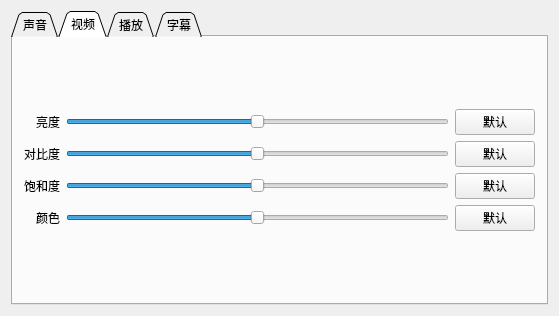
<?xml version="1.0" encoding="UTF-8"?>
<ui version="4.0">
 <class>VideoCtrl</class>
 <widget class="QWidget" name="VideoCtrl">
  <property name="geometry">
   <rect>
    <x>0</x>
    <y>0</y>
    <width>559</width>
    <height>316</height>
   </rect>
  </property>
  <property name="windowTitle">
   <string>控制窗口</string>
  </property>
  <layout class="QGridLayout" name="gridLayout_4">
   <item row="0" column="0">
    <layout class="QGridLayout" name="gridLayout">
     <item row="0" column="0">
      <widget class="QTabWidget" name="tabWidget">
       <property name="tabPosition">
        <enum>QTabWidget::North</enum>
       </property>
       <property name="tabShape">
        <enum>QTabWidget::Triangular</enum>
       </property>
       <property name="currentIndex">
        <number>1</number>
       </property>
       <property name="iconSize">
        <size>
         <width>20</width>
         <height>20</height>
        </size>
       </property>
       <property name="elideMode">
        <enum>Qt::ElideLeft</enum>
       </property>
       <property name="documentMode">
        <bool>false</bool>
       </property>
       <widget class="QWidget" name="tabSound">
        <attribute name="title">
         <string>声音</string>
        </attribute>
        <layout class="QHBoxLayout" name="horizontalLayout_2">
         <item>
          <layout class="QHBoxLayout" name="horizontalLayout">
           <item>
            <layout class="QVBoxLayout" name="verticalLayout_1">
             <item alignment="Qt::AlignHCenter">
              <widget class="QLabel" name="labelLeftVolum">
               <property name="maximumSize">
                <size>
                 <width>100</width>
                 <height>16777215</height>
                </size>
               </property>
               <property name="font">
                <font>
                 <pointsize>15</pointsize>
                </font>
               </property>
               <property name="text">
                <string>左声道</string>
               </property>
               <property name="textFormat">
                <enum>Qt::AutoText</enum>
               </property>
              </widget>
             </item>
             <item alignment="Qt::AlignHCenter">
              <widget class="QSlider" name="sliderLeftVolum">
               <property name="sizePolicy">
                <sizepolicy hsizetype="Fixed" vsizetype="Expanding">
                 <horstretch>0</horstretch>
                 <verstretch>0</verstretch>
                </sizepolicy>
               </property>
               <property name="maximumSize">
                <size>
                 <width>30</width>
                 <height>16777215</height>
                </size>
               </property>
               <property name="maximum">
                <number>100</number>
               </property>
               <property name="value">
                <number>50</number>
               </property>
               <property name="orientation">
                <enum>Qt::Vertical</enum>
               </property>
              </widget>
             </item>
            </layout>
           </item>
           <item>
            <layout class="QVBoxLayout" name="verticalLayout_2">
             <item alignment="Qt::AlignHCenter">
              <widget class="QLabel" name="labelRightVolum">
               <property name="maximumSize">
                <size>
                 <width>100</width>
                 <height>16777215</height>
                </size>
               </property>
               <property name="font">
                <font>
                 <pointsize>15</pointsize>
                </font>
               </property>
               <property name="text">
                <string>右声道</string>
               </property>
              </widget>
             </item>
             <item alignment="Qt::AlignHCenter">
              <widget class="QSlider" name="sliderRightVolum">
               <property name="sizePolicy">
                <sizepolicy hsizetype="Fixed" vsizetype="Expanding">
                 <horstretch>0</horstretch>
                 <verstretch>0</verstretch>
                </sizepolicy>
               </property>
               <property name="maximumSize">
                <size>
                 <width>30</width>
                 <height>16777215</height>
                </size>
               </property>
               <property name="maximum">
                <number>100</number>
               </property>
               <property name="value">
                <number>50</number>
               </property>
               <property name="orientation">
                <enum>Qt::Vertical</enum>
               </property>
              </widget>
             </item>
            </layout>
           </item>
           <item>
            <layout class="QVBoxLayout" name="verticalLayout_5">
             <item alignment="Qt::AlignHCenter">
              <widget class="QLabel" name="labelTotalVolum">
               <property name="maximumSize">
                <size>
                 <width>100</width>
                 <height>16777215</height>
                </size>
               </property>
               <property name="font">
                <font>
                 <pointsize>15</pointsize>
                </font>
               </property>
               <property name="text">
                <string>总音量</string>
               </property>
              </widget>
             </item>
             <item alignment="Qt::AlignHCenter">
              <widget class="QSlider" name="sliderTotalVolum">
               <property name="sizePolicy">
                <sizepolicy hsizetype="Fixed" vsizetype="Expanding">
                 <horstretch>0</horstretch>
                 <verstretch>0</verstretch>
                </sizepolicy>
               </property>
               <property name="maximumSize">
                <size>
                 <width>30</width>
                 <height>16777215</height>
                </size>
               </property>
               <property name="maximum">
                <number>100</number>
               </property>
               <property name="value">
                <number>50</number>
               </property>
               <property name="orientation">
                <enum>Qt::Vertical</enum>
               </property>
              </widget>
             </item>
            </layout>
           </item>
          </layout>
         </item>
        </layout>
       </widget>
       <widget class="QWidget" name="tabVideo">
        <attribute name="title">
         <string>视频</string>
        </attribute>
        <layout class="QGridLayout" name="gridLayout_3">
         <item row="0" column="0">
          <layout class="QGridLayout" name="gridLayout_2">
           <property name="sizeConstraint">
            <enum>QLayout::SetFixedSize</enum>
           </property>
           <item row="0" column="0" alignment="Qt::AlignRight">
            <widget class="QLabel" name="labelBrightness">
             <property name="text">
              <string>亮度</string>
             </property>
            </widget>
           </item>
           <item row="3" column="0" alignment="Qt::AlignRight">
            <widget class="QLabel" name="labelColor">
             <property name="text">
              <string>颜色</string>
             </property>
            </widget>
           </item>
           <item row="0" column="1">
            <widget class="QSlider" name="sliderBrightness">
             <property name="maximum">
              <number>100</number>
             </property>
             <property name="value">
              <number>50</number>
             </property>
             <property name="orientation">
              <enum>Qt::Horizontal</enum>
             </property>
            </widget>
           </item>
           <item row="0" column="2">
            <widget class="QPushButton" name="pushButtonDefaultBrightness">
             <property name="text">
              <string>默认</string>
             </property>
            </widget>
           </item>
           <item row="1" column="2">
            <widget class="QPushButton" name="pushButtonDefaultContrast">
             <property name="text">
              <string>默认</string>
             </property>
            </widget>
           </item>
           <item row="3" column="2">
            <widget class="QPushButton" name="pushButtonDefaultColor">
             <property name="text">
              <string>默认</string>
             </property>
            </widget>
           </item>
           <item row="2" column="1">
            <widget class="QSlider" name="slideSaturation">
             <property name="maximum">
              <number>100</number>
             </property>
             <property name="value">
              <number>50</number>
             </property>
             <property name="orientation">
              <enum>Qt::Horizontal</enum>
             </property>
            </widget>
           </item>
           <item row="3" column="1">
            <widget class="QSlider" name="sliderColor">
             <property name="maximumSize">
              <size>
               <width>16777215</width>
               <height>16777215</height>
              </size>
             </property>
             <property name="maximum">
              <number>100</number>
             </property>
             <property name="value">
              <number>50</number>
             </property>
             <property name="orientation">
              <enum>Qt::Horizontal</enum>
             </property>
            </widget>
           </item>
           <item row="1" column="0" alignment="Qt::AlignRight">
            <widget class="QLabel" name="labelContrast">
             <property name="text">
              <string>对比度</string>
             </property>
            </widget>
           </item>
           <item row="1" column="1">
            <widget class="QSlider" name="sliderContrast">
             <property name="maximum">
              <number>100</number>
             </property>
             <property name="value">
              <number>50</number>
             </property>
             <property name="orientation">
              <enum>Qt::Horizontal</enum>
             </property>
            </widget>
           </item>
           <item row="2" column="0" alignment="Qt::AlignRight">
            <widget class="QLabel" name="labelSaturation">
             <property name="text">
              <string>饱和度</string>
             </property>
            </widget>
           </item>
           <item row="2" column="2">
            <widget class="QPushButton" name="pushButtonDefaultSaturation">
             <property name="text">
              <string>默认</string>
             </property>
            </widget>
           </item>
          </layout>
         </item>
        </layout>
       </widget>
       <widget class="QWidget" name="tabPlay">
        <attribute name="title">
         <string>播放</string>
        </attribute>
        <layout class="QGridLayout" name="gridLayout_5">
         <item row="0" column="0">
          <widget class="QLabel" name="label">
           <property name="maximumSize">
            <size>
             <width>70</width>
             <height>16777215</height>
            </size>
           </property>
           <property name="text">
            <string>搜素</string>
           </property>
          </widget>
         </item>
         <item row="0" column="1">
          <layout class="QHBoxLayout" name="horizontalLayout_4">
           <item>
            <widget class="QPushButton" name="pushButtonForward2">
             <property name="text">
              <string>前前</string>
             </property>
            </widget>
           </item>
           <item>
            <widget class="QPushButton" name="pushButtonForward1">
             <property name="text">
              <string>前</string>
             </property>
            </widget>
           </item>
           <item>
            <widget class="QPushButton" name="pushButtonBackward1">
             <property name="text">
              <string>后</string>
             </property>
            </widget>
           </item>
           <item>
            <widget class="QPushButton" name="pushButtonBackward2">
             <property name="text">
              <string>后后</string>
             </property>
            </widget>
           </item>
          </layout>
         </item>
         <item row="1" column="0">
          <widget class="QLabel" name="label_2">
           <property name="maximumSize">
            <size>
             <width>70</width>
             <height>16777215</height>
            </size>
           </property>
           <property name="text">
            <string>速度</string>
           </property>
          </widget>
         </item>
         <item row="1" column="1">
          <layout class="QHBoxLayout" name="horizontalLayout_3">
           <item>
            <widget class="QPushButton" name="pushButton_5">
             <property name="text">
              <string>减慢</string>
             </property>
            </widget>
           </item>
           <item>
            <widget class="QPushButton" name="pushButton_6">
             <property name="text">
              <string>加快</string>
             </property>
            </widget>
           </item>
           <item>
            <widget class="QPushButton" name="pushButton_7">
             <property name="text">
              <string>默认</string>
             </property>
            </widget>
           </item>
          </layout>
         </item>
        </layout>
       </widget>
       <widget class="QWidget" name="tabSubtitle">
        <attribute name="title">
         <string>字幕</string>
        </attribute>
       </widget>
      </widget>
     </item>
    </layout>
   </item>
  </layout>
 </widget>
 <layoutdefault spacing="6" margin="11"/>
 <resources/>
 <connections/>
</ui>
